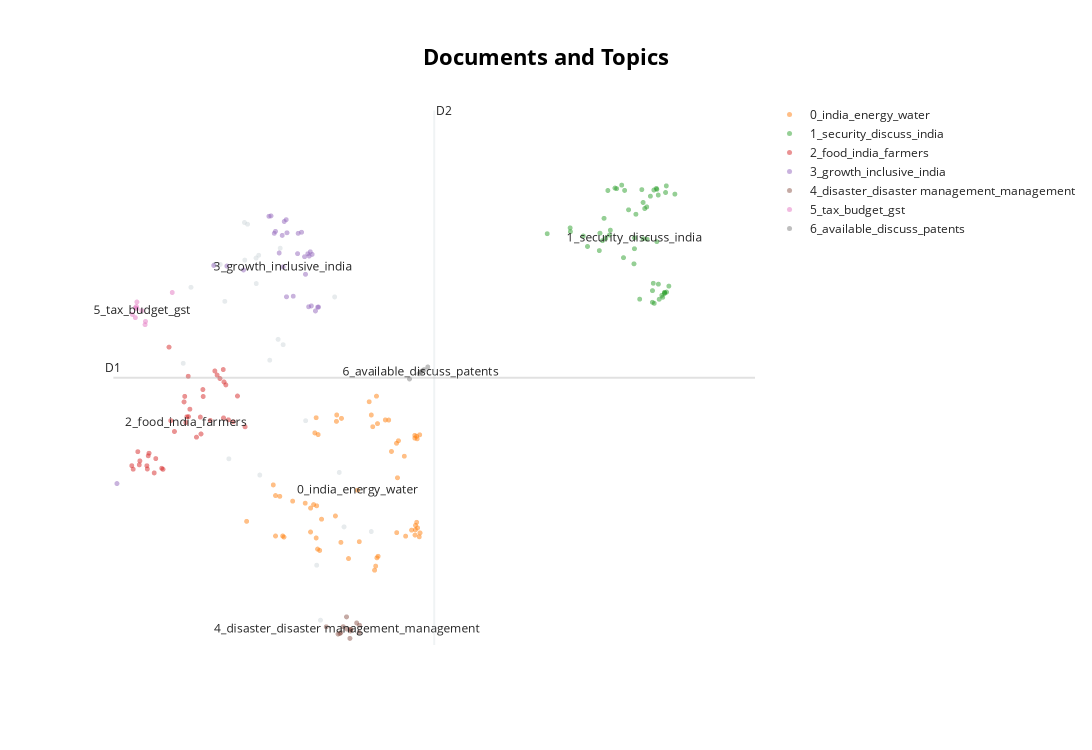

The code cell stored with this chart in its notebook:
### Code cell
model.visualize_documents(questions)
